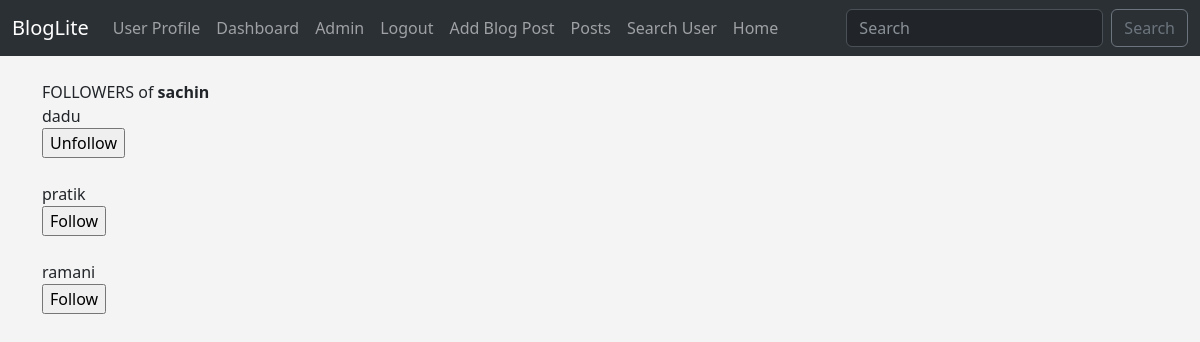
The app's page /followers/sachin (signed in) with its own data.
### application/models.py (models this page shows, shortened)
class Users(db.Model,UserMixin):
    id = db.Column(db.Integer, primary_key=True)
    username = db.Column(db.String(20), nullable=False, unique=True)
    name = db.Column(db.String(150), nullable=False)
    email = db.Column(db.String(150), nullable=False, unique=True)
    favorite_color = db.Column(db.String(150))
    about_author = db.Column(db.Text(500), nullable=True)
    date_added = db.Column(db.DateTime, default=datetime.utcnow)
    profile_pic = db.Column(db.String())
    password_hash = db.Column(db.String(128),nullable=True)
    posts = db.relationship('Posts', backref='poster')
    likes = db.relationship('Like', backref='user', passive_deletes=True)
    followed = db.relationship(
        'Users', secondary=followers,
        primaryjoin=(followers.c.follower_id == id),
        secondaryjoin=(followers.c.followed_id == id),
        backref=db.backref('followers', lazy='dynamic'), lazy='dynamic')
    def is_following(self, users):
        return self.followed.filter(
            followers.c.followed_id == users.id).count() > 0
    @property
    def password(self):
        raise AttributeError('Password is not a redable Attribute! ')

### application/controllers.py (the view)
@app.route('/followers/<username>', methods=['GET','POST'])
@login_required
def followers(username):
    user = Users.query.filter_by(username=username).first()
    users = user.followers.all()
    users_all = Users.query.all()
    id = current_user.id
    name_to_update = Users.query.get_or_404(id)
    if user is None:
        flash('Invalid user.')
    else:
        return render_template('followers.html', users=users,user=user,users_all=users_all, name_to_update=name_to_update )

### application/controllers.py
class SearchForm(FlaskForm):
    searched = StringField("search", validators=[DataRequired()])
    submit = SubmitField("Submit")

### application/controllers.py (called while the page is built)
@login_manager.user_loader
def load_user(user_id):
    return Users.query.get(int(user_id))

@app.context_processor
def base():
    form = SearchForm()
    return dict(form=form)

### templates/followers.html (shortened to what this page needs)
{% extends 'base.html' %}
{% block content %}
FOLLOWERS of <strong>{{ user.username}} </strong> </br>
{% for user in users %}
{% if not current_user.is_following(user) %}
{{ user.name}}
<form action="{{ url_for('follow', username=user.username) }}" method="post">
    <div class="btn-group" role="group" aria-label="Basic mixed styles example" col="4" >
    {{ form.submit(value='Follow') }}
    </div>
</form>
{% else %}
{{ user.name }}
<form action="{{ url_for('unfollow', username=user.username) }}" method="post">
    <div class="btn-group" role="group" aria-label="Basic mixed styles example" col="4" >
    {{ form.submit(value='Unfollow') }}
    </div>
</form>
{% endif %}
{% endfor %}
{% endblock %}

### static/css/styles.css (style rules this page uses)
body { background: #f4f4f4; }

### records on screen
Users: username "sachin"
Users: name "dadu"
Users: name "pratik"
Users: name "ramani"
